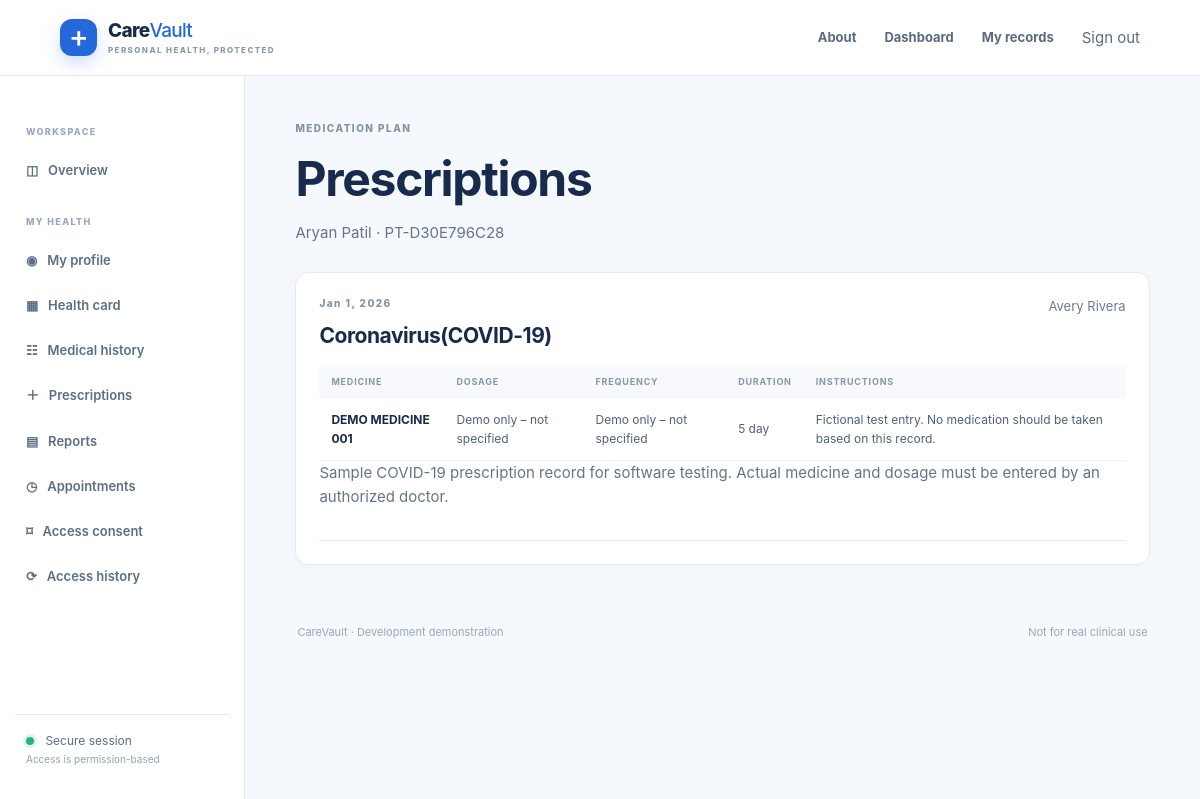
The app's page /records/prescriptions/ (signed in) with its own data.
### patients/models.py (models this page shows, shortened)
class Patient(models.Model):
    class Gender(models.TextChoices):
        FEMALE = "F", "Female"
        MALE = "M", "Male"
        NON_BINARY = "X", "Non-binary"
        UNSPECIFIED = "U", "Prefer not to say"
    class BloodGroup(models.TextChoices):
        A_POS = "A+", "A+"
        A_NEG = "A-", "A-"
        B_POS = "B+", "B+"
        B_NEG = "B-", "B-"
        AB_POS = "AB+", "AB+"
        AB_NEG = "AB-", "AB-"
        O_POS = "O+", "O+"
        O_NEG = "O-", "O-"
        UNKNOWN = "UNK", "Unknown"
    user = models.OneToOneField(settings.AUTH_USER_MODEL, on_delete=models.CASCADE, related_name="patient_profile")
    patient_id = models.CharField(max_length=20, unique=True, editable=False, db_index=True)
    lookup_token = models.UUIDField(default=uuid.uuid4, unique=True, editable=False)
    date_of_birth = models.DateField(null=True, blank=True)
    gender = models.CharField(max_length=1, choices=Gender.choices, default=Gender.UNSPECIFIED)
    blood_group = models.CharField(max_length=3, choices=BloodGroup.choices, default=BloodGroup.UNKNOWN)
    address = models.TextField(blank=True)
    emergency_contact_name = models.CharField(max_length=120, blank=True)
    emergency_contact_phone = models.CharField(max_length=24, blank=True, validators=[RegexValidator(r"^[+0-9() .-]{7,24}$", "Enter a valid phone number.")])
    created_at = models.DateTimeField(auto_now_add=True)

### accounts/models.py (models this page shows, shortened)
class User(AbstractUser):
    class Role(models.TextChoices):
        PATIENT = "PATIENT", "Patient"
        DOCTOR = "DOCTOR", "Doctor"
        HOSPITAL = "HOSPITAL", "Hospital"
        STAFF = "STAFF", "Hospital staff"
        ADMIN = "ADMIN", "Administrator"
    email = models.EmailField(unique=True)
    role = models.CharField(max_length=12, choices=Role.choices, default=Role.PATIENT, db_index=True)
    objects = HealthUserManager()

### medical_records/models.py (models this page shows, shortened)
class Prescription(models.Model):
    treatment = models.ForeignKey(Treatment, on_delete=models.CASCADE, related_name="prescriptions")
    notes = models.TextField(blank=True)
    issued_at = models.DateTimeField(auto_now_add=True)

class Treatment(models.Model):
    class Status(models.TextChoices):
        ACTIVE = "ACTIVE", "Ongoing"
        FOLLOW_UP = "FOLLOW_UP", "Follow-up required"
        RESOLVED = "RESOLVED", "Resolved"
    patient = models.ForeignKey("patients.Patient", on_delete=models.CASCADE, related_name="treatments")
    doctor = models.ForeignKey("doctors.Doctor", on_delete=models.SET_NULL, null=True, related_name="treatments")
    hospital = models.ForeignKey("hospitals.Hospital", on_delete=models.SET_NULL, null=True, related_name="treatments")
    entered_by = models.ForeignKey(settings.AUTH_USER_MODEL, on_delete=models.PROTECT, related_name="entered_treatments")
    disease = models.ForeignKey(Disease, on_delete=models.SET_NULL, null=True, blank=True, related_name="treatments")
    disease_name = models.CharField(max_length=180, blank=True)
    symptoms = models.TextField(blank=True)
    diagnosis = models.TextField()
    treatment_details = models.TextField(blank=True)
    treatment_date = models.DateField(db_index=True)
    follow_up_date = models.DateField(null=True, blank=True)
    status = models.CharField(max_length=12, choices=Status.choices, default=Status.ACTIVE)
    created_at = models.DateTimeField(auto_now_add=True)
    class Meta:
        ordering = ["-treatment_date", "-created_at"]
        indexes = [models.Index(fields=["patient", "-treatment_date"], name="treatment_patient_date_idx")]

class PrescriptionMedicine(models.Model):
    prescription = models.ForeignKey(Prescription, on_delete=models.CASCADE, related_name="medicines")
    medicine_name = models.CharField(max_length=160)
    dosage = models.CharField(max_length=120)
    frequency = models.CharField(max_length=120, blank=True)
    duration = models.CharField(max_length=120)
    instructions = models.CharField(max_length=240, blank=True)

### doctors/models.py (models this page shows, shortened)
class Doctor(models.Model):
    user = models.OneToOneField(settings.AUTH_USER_MODEL, on_delete=models.CASCADE, related_name="doctor_profile")
    qualification = models.CharField(max_length=180)
    specialization = models.CharField(max_length=120, db_index=True)
    registration_number = models.CharField(max_length=100, unique=True)
    experience_years = models.PositiveSmallIntegerField(default=0, validators=[MinValueValidator(0), MaxValueValidator(80)])
    hospital = models.ForeignKey("hospitals.Hospital", on_delete=models.SET_NULL, null=True, blank=True, related_name="doctors")
    verified = models.BooleanField(default=False, db_index=True)
    created_at = models.DateTimeField(auto_now_add=True)
    photo = models.FileField(upload_to=private_doctor_photo_path, blank=True, null=True)

### medical_records/views.py (the view)
# urls.py: path("prescriptions/", views.prescriptions, name="prescriptions"),
@login_required
def prescriptions(request):
    patient_id = request.GET.get("patient_id", "")
    if request.user.role == "PATIENT":
        patient = request.user.patient_profile
    elif patient_id:
        patient = get_object_or_404(Patient, patient_id=patient_id.strip().upper())
        if not can_access_patient(request.user, patient, "prescriptions"):
            raise PermissionDenied("Patient prescription consent is required.")
        _log_view(request.user, patient, "PRESCRIPTIONS_VIEWED")
    else:
        return render(request, "records/prescriptions.html", {"needs_search": True})
    rows = Prescription.objects.filter(treatment__patient=patient).select_related("treatment", "treatment__doctor__user").prefetch_related("medicines")
    return render(request, "records/prescriptions.html", {"patient": patient, "prescriptions": rows})

### templates/records/prescriptions.html
{% extends 'base.html' %}{% block title %}Prescriptions{% endblock %}{% block content %}
<div class="page-heading compact"><span class="eyebrow">MEDICATION PLAN</span><h1>Prescriptions</h1>{% if patient %}<p>{{ patient.user.get_full_name }} · {{ patient.patient_id }}</p>{% else %}<p>Enter the patient ID to view prescriptions after consent has been approved.</p>{% endif %}</div>{% if needs_search %}<div class="content-card form-card"><form method="get" class="form-stack"><label for="patient_id">Patient ID</label><div class="search-row"><input id="patient_id" name="patient_id" required><button class="button primary">View prescriptions</button></div></form></div>{% else %}<div class="content-card">{% for prescription in prescriptions %}<article class="prescription-card"><div class="record-heading"><div><span class="eyebrow">{{ prescription.treatment.treatment_date|date:'M j, Y' }}</span><h2>{{ prescription.treatment.disease_name|default:'Care plan' }}</h2></div><span class="muted">{{ prescription.treatment.doctor.user.get_full_name|default:'Care team' }}</span></div><div class="table-scroll"><table><thead><tr><th>Medicine</th><th>Dosage</th><th>Frequency</th><th>Duration</th><th>Instructions</th></tr></thead><tbody>{% for medicine in prescription.medicines.all %}<tr><td><strong>{{ medicine.medicine_name }}</strong></td><td>{{ medicine.dosage }}</td><td>{{ medicine.frequency|default:'—' }}</td><td>{{ medicine.duration }}</td><td>{{ medicine.instructions|default:'—' }}</td></tr>{% endfor %}</tbody></table></div>{% if prescription.notes %}<p>{{ prescription.notes }}</p>{% endif %}</article>{% empty %}<p class="empty-state">No prescriptions are recorded.</p>{% endfor %}</div>{% endif %}{% endblock %}

### static/css/site.css (style rules this page uses)
:root { --ink:#172b4d;--muted:#6d7c92;--blue:#2468db;--blue-deep:#174ca8;--blue-pale:#edf4ff;--mint:#e8f7f2;--green:#14846a;--amber:#9a640b;--amber-pale:#fff5df;--line:#e4eaf2;--surface:#fff;--canvas:#f5f8fc;--shadow:0 12px 35px rgba(27,54,93,.07);font-family:Inter,ui-sans-serif,system-ui,-apple-system,"Segoe UI",sans-serif;color:var(--ink) }
* { box-sizing:border-box }
body { margin:0;background:var(--canvas);font-size:15px;line-height:1.55 }
h1,h2,h3,p { margin-top:0 }
h1 { font-size:clamp(29px,3vw,40px);line-height:1.15;letter-spacing:-1.3px;margin:8px 0 9px }
h2 { font-size:21px;letter-spacing:-.45px;margin:0 0 9px }
p { color:#64748b }
.eyebrow { font-size:10px;font-weight:800;letter-spacing:1.45px;color:#8292a8;display:block }
.muted { color:var(--muted);font-size:13px }
.page-heading { max-width:720px;margin:34px auto 34px;text-align:center }
.page-heading h1 { font-size:clamp(34px,4vw,48px);margin:14px 0 }
.page-heading p { max-width:610px;margin:0 auto;line-height:1.7 }
.page-heading.compact { max-width:none;text-align:left;margin:7px 0 27px }
.page-heading.compact p { margin:0;max-width:760px }
.content-card { background:#fff;border:1px solid var(--line);border-radius:13px;padding:23px;box-shadow:0 5px 20px rgba(28,57,99,.025) }
.table-scroll { overflow:auto }
table { width:100%;border-collapse:collapse;font-size:12px }
th { text-align:left;color:#8996a9;font-size:9px;letter-spacing:.8px;text-transform:uppercase;padding:10px 12px;background:#f7f9fc }
td { padding:12px;border-bottom:1px solid #edf1f5;color:#516078 }
td strong { color:var(--ink) }
.record-heading { display:flex;justify-content:space-between;align-items:flex-start;gap:10px }
.record-heading h2 { margin:8px 0 13px }
.prescription-card { padding:17px 0;border-bottom:1px solid var(--line) }
.prescription-card:first-child { padding-top:0 }

### records on screen
Patient: user.get_full_name "Aryan Patil", patient_id "PT-D30E796C28"
Prescription: treatment.treatment_date "Jan 1, 2026", treatment.disease_name "Coronavirus(COVID-19)", treatment.doctor.user.get_full_name "Avery Rivera", notes "Sample COVID-19 prescription record for software testing. Actual medicine and dosage must be entered by an authorized doctor."
PrescriptionMedicine: medicine_name "DEMO MEDICINE 001", dosage "Demo only – not specified", frequency "Demo only – not specified", duration "5 day", instructions "Fictional test entry. No medication should be taken based on this record."
